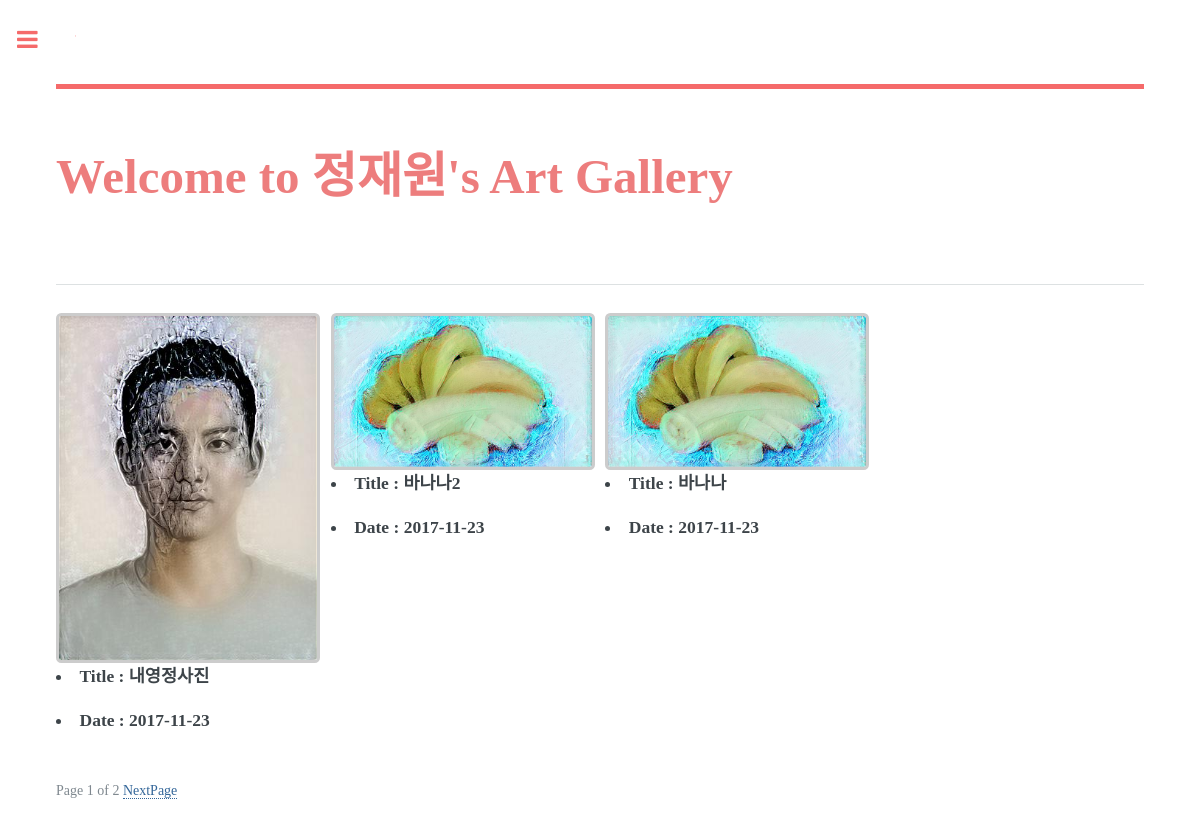
The page /photo/Mygallery/ (signed in) on the database its author committed.
### photo/models.py (models this page shows, shortened)
@python_2_unicode_compatible
class Photo(models.Model):
    owner = models.ForeignKey(User,null=True)
    result_url = models.CharField(max_length=300,null=True )
    image_content = models.FileField(upload_to='photo/content_img', null=True)
    image_style = models.FileField(upload_to='photo/style_img', null=True)
    title = models.CharField('Photo Title', max_length=50)
    description = models.TextField('Photo Description', blank=True)
    upload_date = models.DateTimeField('Upload Date', auto_now_add=True)
    likes = models.ManyToManyField(User, related_name='likes')
    class Meta:
        ordering = ['-upload_date']
    def get_absolute_url(self):
        return reverse('photo:photo_detail',args=(self.id,))
    def ssibal(self):
        z = "/"+"/".join(self.result_url.split('/')[-4:])
        print(z)
        return z

### photo/views.py (the view)
class PhotoMyLV(LoginRequiredMixin,ListView):
    model = Photo
    template_name = 'photo/photo_Mylist.html'
    paginate_by = 8

### photo/templates/photo/photo_Mylist.html (shortened to what this page needs)
<!DOCTYPE html>
<html lang="en">
<head>
</head>
<body>
    {% extends "base.html" %}
    {% load staticfiles %}
    {% block extrastyle %}{% static "photo/photo.css" %}{% endblock %}
    {% block content %}
        <section>
        <h1 style="color:#ed7d7d">Welcome to {{user}}'s  Art Gallery</h1></br>
            <hr/>
            <div class="box alt">
            <div class="row 50% uniform">
                {% for photo in  object_list %}
                {% if photo.owner == user %}
                <div class="3u"><span class="image fit">
                   <a href="{{ photo.get_absolute_url }}">
                              <img class = "thumbnail" src="{{ photo.ssibal }}" onerror="this.onerror=null;this.src='https://cdn.dribbble.com/users/479985/screenshots/1719391/loader_seq.gif'"/>
                   </a>
                    <h3><li>Title : {{ photo.title }}</li></h3>
                    <h3><li>Date : {{ photo.upload_date|date:"Y-m-d"}}</li></h3>
                </span>
                </div>
                {% endif %}
                {% endfor %}
            </div>
            </div>
            <div>
            <span>
                Page {{ page_obj.number}} of {{page_obj.paginator.num_pages}}
                {% if page_obj.has_next %}
                    <a href="?page={{ page_obj.next_page_number }}">NextPage</a>
                {% endif%}
            </span>
            </div>
        </section>
    {% endblock %}

### templates/base.html (shortened to what this page needs)
<!DOCTYPE html>
<html lang="ko">
<head>
    {% load staticfiles %}
        <link rel="stylesheet" href="{% static 'assets/css/main1.css' %}" />
        <link rel="stylesheet" type="text/css" href="{% static 'css/base.css' %}"/>
        <link rel="stylesheet" type="text/css" href="{% block extrastyle %}{% endblock %}" />
</head>
<body>
    <div id="wrapper">
		<div id="main">
			<div class="inner">
            <header id="header">
			</header>
            {% block content %}{%endblock%}
		    </div>
	    </div>
	</div>
</body>

### static/css/base.css (style rules this page uses)
body { font-family: "Lucida Grande", Verdana, Arial, sans-serif; font-size: 14px; }
a:link, a.visited { color: #369; text-decoration: none; }

### photo/static/photo/photo.css (style rules this page uses)
img.thumbnail { border:3px solid #ccc; }

### templates/base.html (style rules this page uses)
body { font-family: 'Hanna'; }

### rows shown on the page
Photo: ssibal (picture), title "내영정사진", upload_date "2017-11-23"
Photo: ssibal (picture), title "바나나2", upload_date "2017-11-23"
Photo: ssibal (picture), title "바나나", upload_date "2017-11-23"

### other values the page prints
{{ user }} "정재원"
{{ page_obj.number }} "1"
{{ page_obj.paginator.num_pages }} "2"
